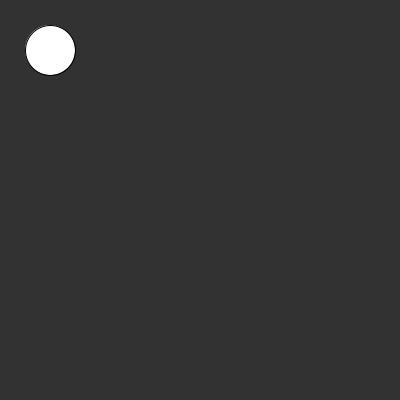
Frame 1 (no input)
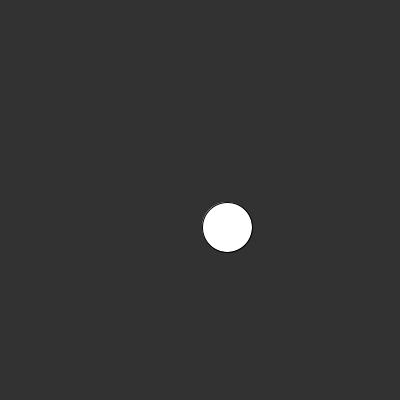
Frame 60 (the mouse pressed at the canvas centre just before this capture)
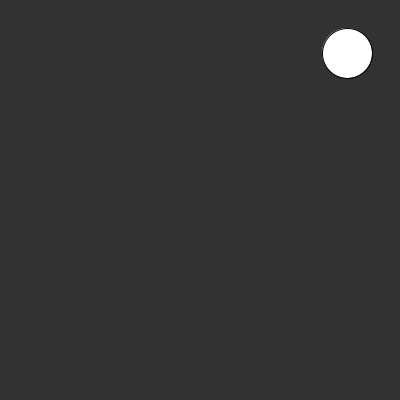
Frame 120 (the mouse held since frame 60 and released just before this capture)

The Processing sketch that drew these frames (run headless with seeded random() and noise(); from frame 60 on, the mouse is pressed at the canvas centre):

// Processing sketch: moving_ellipse_toggle_direction
// ── moving_ellipse_toggle_direction.pde
void setup(){
  size(400, 400);
};

float w = 50;
float h = 50;
float x = 50;
float y = 50;

boolean isOnMove = true;
float speed = 3;
float speedY = 3;

void draw(){
  background(50);
  ellipse(x, y, w, h);
  
  x = x + speed;
  y = y + speedY;
  
  if (x < 25 || x > width - w/2) {
  speed = speed * -1;
  };
  if (y < 25 || y > height - h/2) {
  speedY = speedY * -1;
  };
  
  
};

void mousePressed(){
  //isOnMove = !isOnMove;
  speedY = speedY * -1;
};
